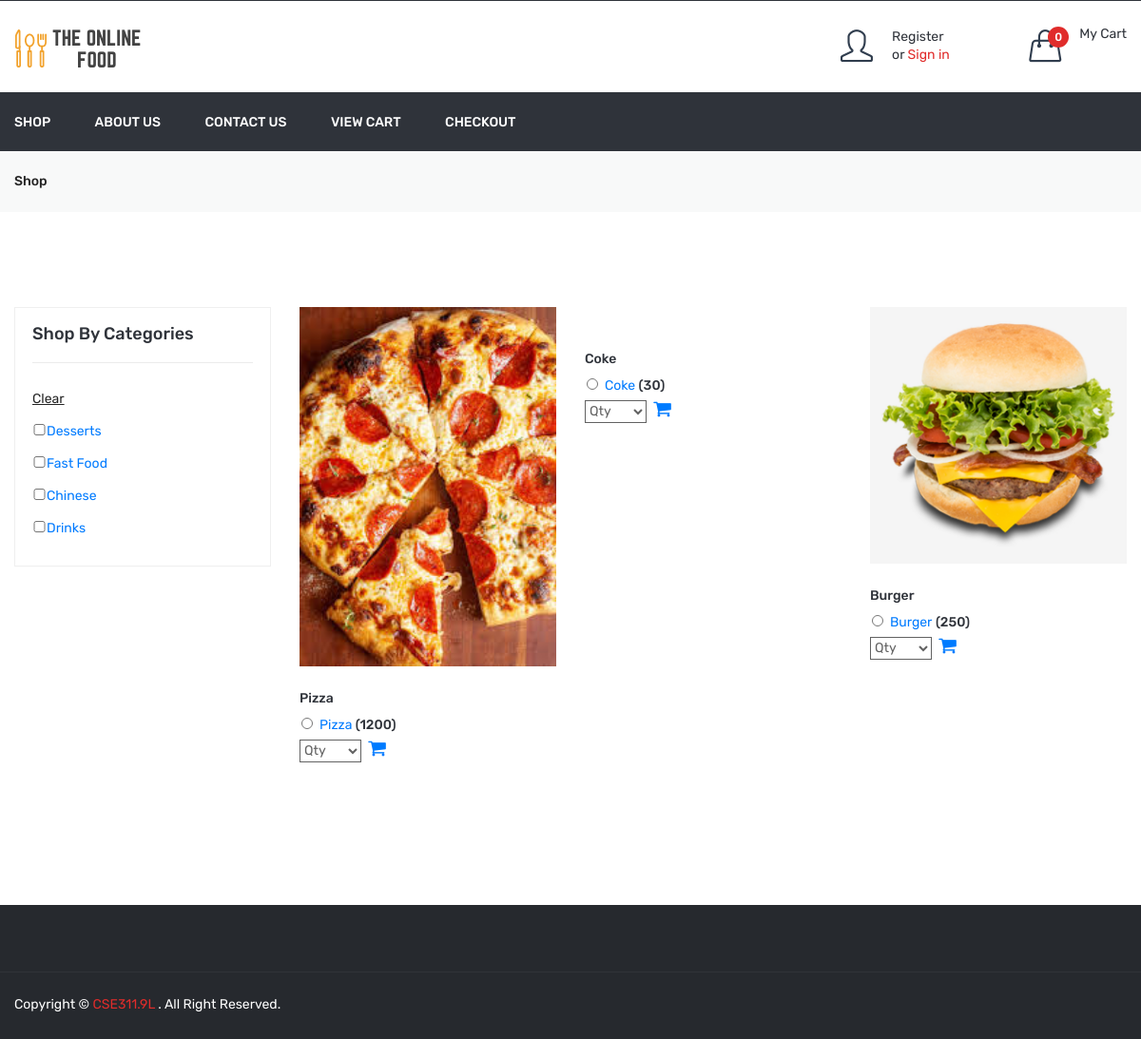
The page /shop.php on the database its author committed.
### tables this page shows
CREATE TABLE `dish` (
  `id` int(11) NOT NULL,
  `category_id` int(11) NOT NULL,
  `dish` varchar(100) NOT NULL,
  `dish_detail` text NOT NULL,
  `image` varchar(100) NOT NULL,
  `status` int(11) NOT NULL,
  `added_on` datetime NOT NULL
);

CREATE TABLE `dish_details` (
  `id` int(11) NOT NULL,
  `dish_id` int(11) NOT NULL,
  `attribute` varchar(100) NOT NULL,
  `price` int(11) NOT NULL,
  `status` int(11) NOT NULL,
  `added_on` datetime NOT NULL
);

CREATE TABLE `category` (
  `id` int(11) NOT NULL,
  `category` varchar(50) NOT NULL,
  `order_number` int(11) NOT NULL,
  `status` int(11) NOT NULL,
  `added_on` datetime NOT NULL
);

### shop.php (the view, shortened to what this page needs)
<?php
include("header.php");
?>
    <div class="breadcrumb-area gray-bg">
        <div class="container">
            <div class="breadcrumb-content">
                <ul>
                    <li><a href="shop.php">Shop</a></li>
                </ul>
            </div>
        </div>
    </div>
    <div class="shop-page-area pt-100 pb-100">
        <div class="container">
            <div class="row flex-row-reverse">
                <div class="col-lg-9">
                    <?php
                    $product_sql="select * from dish where status=1";
                    $product_sql.=" order by dish desc";
                    $product_res=mysqli_query($con,$product_sql);
                    $product_count=mysqli_num_rows($product_res);
                    ?>
                    <div class="grid-list-product-wrapper">
                        <div class="product-grid product-view pb-20">
                            <?php if($product_count>0){?>
                                <div class="row">
                                    <?php while($product_row=mysqli_fetch_assoc($product_res)){?>
                                        <div class="product-width col-xl-4 col-lg-4 col-md-4 col-sm-6 col-12 mb-30">
                                            <div class="product-wrapper">
                                                <div class="product-img">
                                                    <a href="javascript:void(0)">
                                                        <img src="<?php echo SITE_DISH_IMAGE.$product_row['image']?>" alt="">
                                                    </a>
                                                </div>
                                                <div class="product-content" id="dish_detail">
                                                    <h4>
                                                        <a href="javascript:void(0)"><?php echo $product_row['dish']?> </a>
                                                    </h4>
                                                    <?php
                                                    $dish_attr_res=mysqli_query($con,"SELECT * FROM dish_details WHERE status='1' AND dish_id='".$product_row['id']."' ORDER BY price asc");
                                                    ?>
                                                    <div class="product-price-wrapper">
                                                        <?php
                                                            while($dish_attr_row=mysqli_fetch_assoc($dish_attr_res)){
                                                                echo "<input type='radio' class='dish_radio' name='radio_".$product_row['id']."' id='radio_".$product_row['id']."' value='".$dish_attr_row['id']."'/>";
                                                                echo $dish_attr_row['attribute'];
                                                                echo "<span class='price'>(".$dish_attr_row['price'].")</span>";
                                                            }
                                                        ?>
                                                    </div>
                                                    <div class="product-price-wrapper">
                                                        <select class="select" id="qty<?php echo $product_row['id']?>">
                                                            <option value="0">Qty</option>
                                                        </select>
                                                        <i class="fa fa-shopping-cart cart_icon" aria-hidden="true" onclick="add_to_cart('<?php echo $product_row['id']?>','add')"></i>
                                                    </div>
                                                </div>
                                            </div>
                                        </div>
                                    <?php } ?>
                                </div>
                            <?php } else{
                                echo "No dish found";
                            }?>
                        </div>
                    </div>
                </div>
                <?php
                $cat_res=mysqli_query($con,"select * from category where status=1 order by order_number desc")
                ?>
                <div class="col-lg-3">
                    <div class="shop-sidebar-wrapper gray-bg-7 shop-sidebar-mrg">
                        <div class="shop-widget">
                            <h4 class="shop-sidebar-title">Shop By Categories</h4>
                            <div class="shop-catigory">
                                <ul id="faq" class="category_list">
                                    <li> <a href="shop.php"><u>Clear</u></a> </li>
                                    <?php
                                    while($cat_row=mysqli_fetch_assoc($cat_res)){
                                        $is_checked='';
                                        echo "<li> <input $is_checked onclick=set_checkbox('".$cat_row['id']."') type='checkbox' class='cat_checkbox' name='cat_arr[]' value='".$cat_row['id']."'/>".$cat_row['category']."</li>";
                                    }
                                    ?>
                                </ul>
                            </div>
                        </div>
                    </div>
                </div>
            </div>
        </div>
    </div>
<?php
include("footer.php");
?>

### rows shown on the page
dish: image (picture), dish "Pizza", id "Qty"
dish_details: attribute "Pizza", price "1200"
dish: dish "Coke", id "Qty"
dish_details: attribute "Coke", price "30"
dish: image (picture), dish "Burger", id "Qty"
dish_details: attribute "Burger", price "250"
category: category "Desserts"
category: category "Fast Food"
category: category "Chinese"
category: category "Drinks"

### other values the page prints
$totalCartDish "0"
